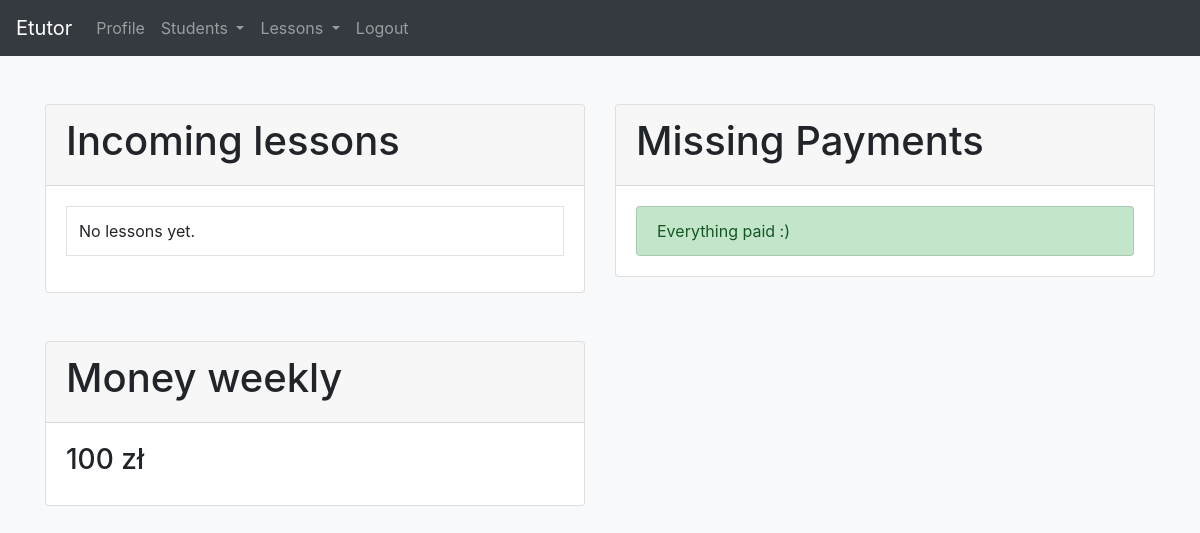
The page /profile/ (signed in) on the database as committed earlier.
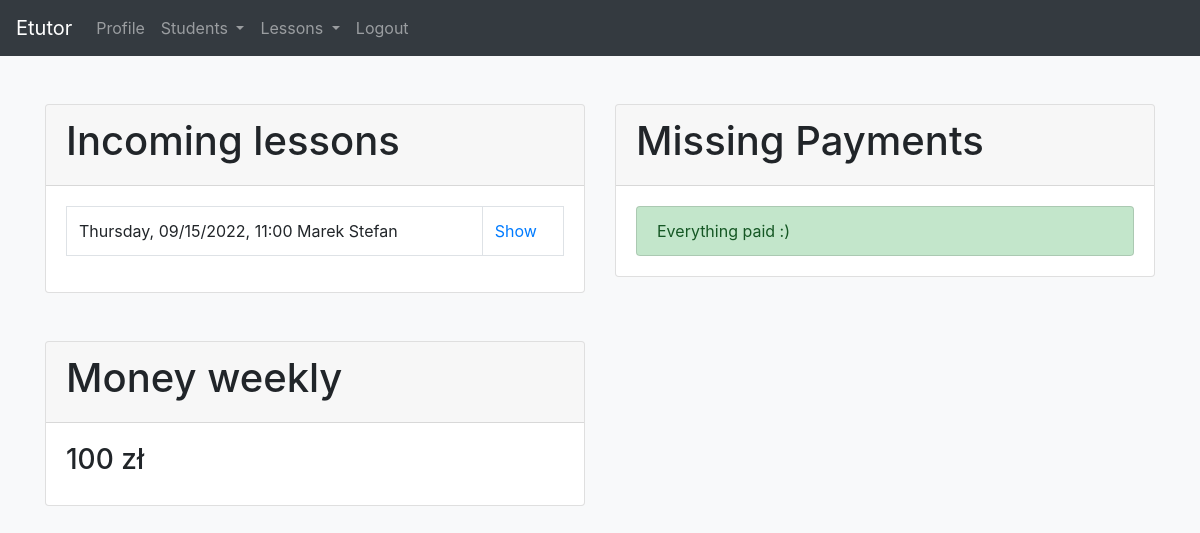
The same page on the database as committed later.
### app/models.py (models this page shows, shortened)
class Lesson(models.Model):
    ONLINE = 'Online'
    AT_CLIENTS = "Client's"
    AT_TUTORS = "Tutor's"
    PLACE = [
        (ONLINE, _('Online')),
        (AT_CLIENTS, _("Client's")),
        (AT_TUTORS, _("Tutor's")),
    ]
    subject = models.CharField(max_length=50)
    place = models.CharField(max_length=30, choices=PLACE, default=ONLINE)
    amount = models.PositiveIntegerField(null=False, blank=False)
    description = models.CharField(max_length=250, blank=True)
    start_datetime = models.DateTimeField()
    end_datetime = models.DateTimeField()
    is_repetitive = models.BooleanField(default=True)
    is_notification_send = models.BooleanField(default=False)
    send_facebook_message = models.BooleanField(default=True)
    send_email = models.BooleanField(default=False)
    send_sms = models.BooleanField(default=False)
    tutor = models.ForeignKey(Tutor, on_delete=models.CASCADE)
    student = models.ForeignKey(Student, on_delete=models.CASCADE)
    objects = LessonManager()
    class Meta:
        ordering = ['start_datetime']
    def __str__(self):
        return f'{self.start_datetime.astimezone().strftime("%A, %m/%d/%Y, %H:%M")} {self.student.first_name} {self.student.last_name}'
    def get_absolute_url(self):
        return reverse('lesson-detail', args=[self.id])

class Student(models.Model):
    first_name = models.CharField(max_length=50)
    last_name = models.CharField(max_length=50)
    address = models.CharField(max_length=100, blank=True)
    education_level = models.CharField(max_length=50, blank=True)
    phone_number = models.CharField(max_length=20, blank=True, unique=True)
    email = models.EmailField(blank=True, unique=True)
    discord_nick = models.CharField(max_length=50, blank=True)
    facebook_profile = models.CharField(max_length=150, blank=True)
    facebook_psid = models.CharField(max_length=50, blank=True)
    tutor = models.ForeignKey(Tutor, on_delete=models.CASCADE)

### app/views.py (the view)
# urls.py: path('profile/', views.TutorProfileView.as_view(), name='profile'),
@method_decorator(login_required, name='dispatch')
class TutorProfileView(View):
    template_name = 'profile.html'
    def get(self, request):
        context = {
            'money_weekly': get_money_per_week(request.user.tutor.lesson_set.all()),
            'students_missing_payments': get_students_missing_payments(request.user.tutor.student_set.all()),
            'incoming_lessons_today_and_tomorrow': get_lessons_today_and_tomorrow(request.user.tutor.lesson_set),
        }
        return render(request, self.template_name, context)

### app/reports.py (called while the page is built)
def get_students_missing_payments(queryset):
    return (queryset
            .filter(payment__status=Payment.DUE)
            .annotate(missing_payment=Sum('payment__amount'))
            .values('id', 'first_name', 'last_name', 'missing_payment')
            .exclude(missing_payment=None))

def get_lessons_today_and_tomorrow(queryset):
    start_of_a_day = datetime.combine(datetime.today(), time.min)
    end_of_a_tomorrow = datetime.combine(
        datetime.today(), time.max) + timedelta(days=1)
    return queryset.filter(start_datetime__range=(start_of_a_day, end_of_a_tomorrow)).filter(start_datetime__gte=datetime.now(tz=timezone.utc))

def get_money_per_week(queryset) -> int:
    now = datetime.now(tz=timezone.utc)
    start = now - timedelta(days=now.weekday())
    end = start + timedelta(days=6)
    return queryset.filter(start_datetime__range=(start, end)).aggregate(money_weekly=Sum('amount'))['money_weekly']

### templates/profile.html (shortened to what this page needs)
{% extends 'base.html' %}
{% block content %}
<div class="container">
    <div class="row mt-5">
    <div class="col-6">
        <div class="card">
            <div class="card-header">
                <h1>Incoming lessons</h1>
            </div>
            <div class="card-body">
                <table class="table table-bordered">
                    {% for lesson in incoming_lessons_today_and_tomorrow %}
                    <tr>
                        <td>{{ lesson }}</td>
                        <td><a href="{{ lesson.get_absolute_url }}">Show</a></td>
                    {% empty %}
                        <td>No lessons yet.</td>
                    {% endfor %}
                </table>
            </div>
        </div>
    </div>
    <div class="col-6">
        <div class="card">
                <div class="card-header">
                    <h1>Missing Payments</h1>
                </div>
                <div class="card-body">
                    <div class="list-group">
                    {% for student in students_missing_payments %}
                        <a href="{% url 'student-detail' student.id %}" class="list-group-item list-group-item-action list-group-item-danger">{{ student.first_name }} {{ student.last_name }} <b>Payment due: {{ student.missing_payment }} zł</b></a>
                    {% empty %}
                        <a href="#" class="list-group-item list-group-item-action list-group-item-success">Everything paid :)</a>
                    {% endfor %}
                    </div>
                </div>
            </div>
        </div>
    </div>
    <div class="row mt-5">
        <div class="col-6">
            <div class="card">
                <div class="card-header">
                    <h1>Money weekly</h1>
                </div>
                <div class="card-body">
                        {% if money_weekly %}
                            <h3>{{money_weekly}} zł</h3>
                        {% else %}
                            No money.
                        {% endif %}
                </div>
            </div>
        </div>
    </div>
</div>
{% endblock %}

Rows that differ between the two databases and show on the page:
now on this page (row edited): Lesson: start_datetime+student "Thursday, 09/15/2022, 11:00 Marek Stefan"
Other text that changed with them:
text no longer shown: "No lessons yet."
